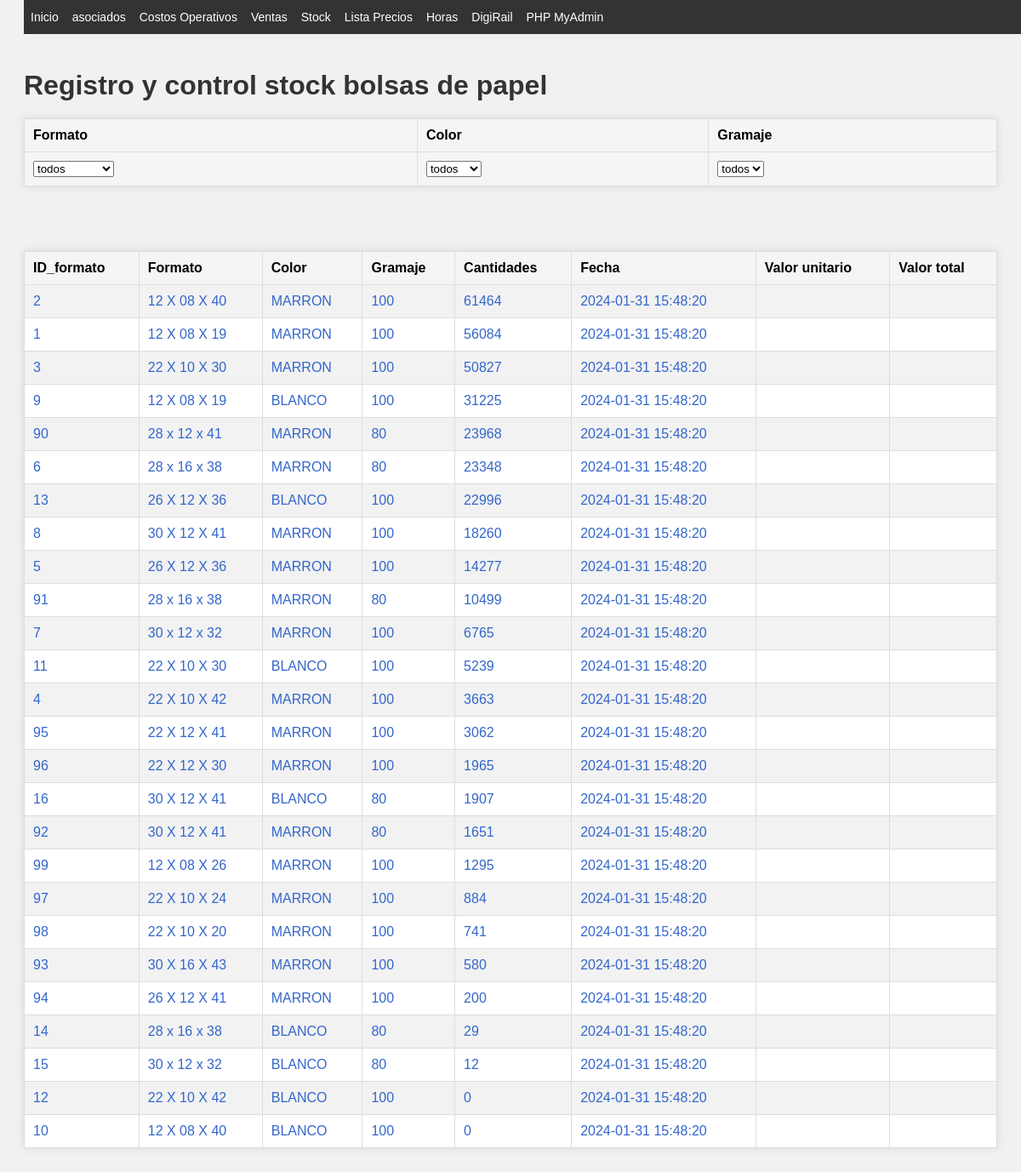
Before: /stock.php with the older database file.
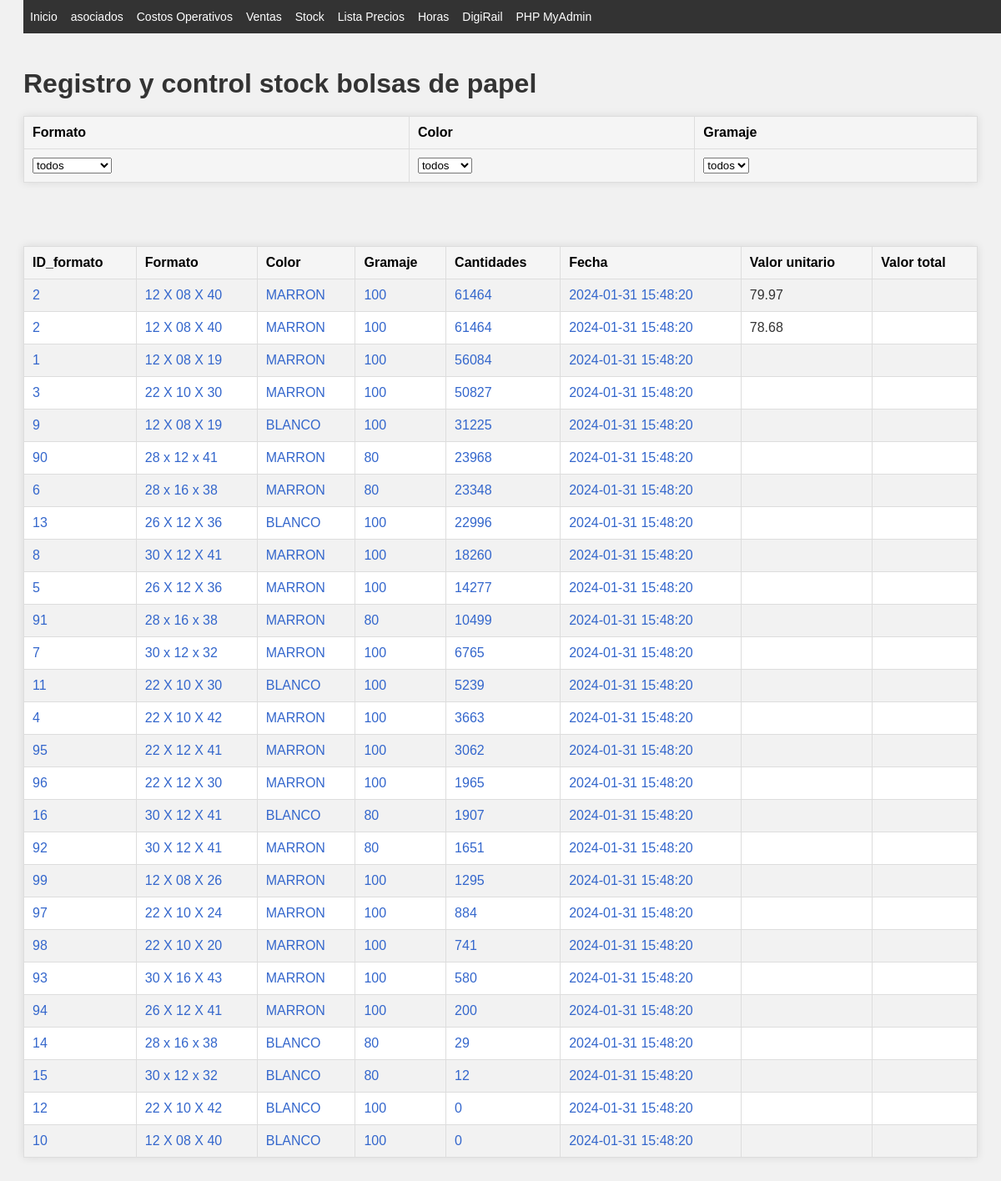
After: the same page with the newer database file.
### tables this page shows
CREATE TABLE `tabla_1` (
  `ID_formato` int(11) NOT NULL,
  `formato` varchar(14) NOT NULL,
  `color` varchar(11) NOT NULL,
  `gramaje` int(11) NOT NULL,
  `cantidades` int(11) NOT NULL,
  `manijas` bit(1) NOT NULL,
  `fechatiempo` TIMESTAMP DEFAULT CURRENT_TIMESTAMP ON UPDATE CURRENT_TIMESTAMP
);

CREATE TABLE `listado_precios` (
  `ID_listado` int(11) NOT NULL AUTO_INCREMENT,
  `ID_formato` int(11),
  `cantidad` int(11),
  `precio_u_sIVA` decimal(8,2),
  PRIMARY KEY (`ID_listado`),
  FOREIGN KEY (`ID_formato`) REFERENCES `tabla_1` (`ID_formato`)
);

### stock.php (the view, shortened to what this page needs)
<?php
require "includes/header.php";
require_once 'Stock/conn.php';
$formatoFilter  = isset($_GET['Formato'])   ? $_GET['Formato']  : 'todos';
$colorFilter    = isset($_GET['color'])     ? $_GET['color']    : 'todos';
$gramajeFilter  = isset($_GET['gramaje'])   ? $_GET['gramaje']  : 'todos';
$query = "SELECT t1.*, t2.precio_u_sIVA FROM tabla_1 t1
          LEFT JOIN listado_precios t2 ON t1.ID_formato = t2.ID_formato";
$query .= " ORDER BY t1.cantidades DESC";
$stmt = $conn->prepare($query);
$stmt->execute();
$result = $stmt->get_result();
function crearEnlace($id_formato, $texto) {
    return '<a href="Stock/busqueda.php?ID_formato=' . $id_formato . '">' . htmlspecialchars($texto) . '</a>';
}
?>
<!DOCTYPE html>
<html>
<head>
    <link rel="stylesheet" href="CSS/style.css">
</head>
<body>
<h1>Registro y control stock bolsas de papel</h1>
<form action="stock.php" method="GET" id="filtroForm">
    <table>
        <tr>
            <th>Formato</th>
            <th>Color</th>
            <th>Gramaje</th>
        </tr>
        <tr>
            <th>
            <select name="Formato" onchange="submitForm()">
                <option value="todos" <?php if ($formatoFilter === 'todos') echo 'selected'; ?>>todos</option>
            </select>
            </th>
            <th>
                <select name="color" onchange="submitForm()">
                    <option value="todos" <?php if ($colorFilter === 'todos') echo 'selected'; ?>>todos</option>
                </select>
            </th>
            <th>
                <select name="gramaje" onchange="submitForm()">
                    <option value="todos"   <?php if ($gramajeFilter === 'todos')   echo 'selected'; ?>>todos   </option>
                </select>
            </th>
        </tr>
    </table>
    <br>
</form>
<br>
<table>
    <tr>
        <th>ID_formato</th>
        <th>Formato</th>
        <th>Color</th>
        <th>Gramaje</th>
        <th>Cantidades</th>
        <th>Fecha</th>
        <th>Valor unitario</th>
        <th>Valor total</th>
    </tr>
    <?php while ($row = mysqli_fetch_assoc($result)) { ?>
    <tr>
        <td><?php echo crearEnlace($row['ID_formato'], $row['ID_formato']); ?>  </td>
        <td><?php echo crearEnlace($row['ID_formato'], $row['formato']);    ?>  </td>
        <td><?php echo crearEnlace($row['ID_formato'], $row['color']);      ?>  </td>
        <td><?php echo crearEnlace($row['ID_formato'], $row['gramaje']);    ?>  </td>
        <td><?php echo crearEnlace($row['ID_formato'], $row['cantidades']); ?>  </td>
        <td><?php echo crearEnlace($row['ID_formato'], $row['fechatiempo']); ?> </td>
        <td><?php echo $row['precio_u_sIVA']; ?></td>
        <td>                                                                    </td>
    </tr>
    <?php } ?>
</table>
</body>
</html>

### includes/header.php
<?php
echo '<!DOCTYPE html><html><head> <meta charset="UTF-8"> <link rel="stylesheet" type="text/css" href="CSS/index.css"> <link rel="stylesheet" type="text/css" href="CSS/header.css"> <meta name="viewport" content="width=device-width, initial-scale=1.0"> <link rel="shortcut icon" href="/favicon.ico" type="image/x-icon"> <link rel="icon" href="/imagenes/favicon.ico" type="image/x-icon"> </head><body>';
echo "<header> <br><br><br> <div class='topnav'> <ul>";
$paginaActual = basename($_SERVER['PHP_SELF']);
$claseActiva = "class='active'";
echo "<li><a href='/Bolsas/index.php' ".($paginaActual == 'Bolsas/index.php' ? $claseActiva : "").">Inicio</a></li>";
echo "<li><a href='/Bolsas/asociados.php' ".($paginaActual == 'Bolsas/asociados.php' ? $claseActiva : "").">asociados</a></li>";
echo "<li><a href='/Bolsas/costos_operativos.php' ".($paginaActual == 'Bolsas/costos_operativos.php' ? $claseActiva : "").">Costos Operativos</a></li>";
echo "<li><a href='/Bolsas/ventas.php' ".($paginaActual == 'Bolsas/ventas.php' ? $claseActiva : "").">Ventas</a></li>";
echo "<li><a href='/Bolsas/stock.php' ".($paginaActual == 'Bolsas/stock.php' ? $claseActiva : "").">Stock</a></li>";
echo "<li><a href='/Bolsas/lista_precios.php' ".($paginaActual == 'Bolsas/lista_precios.php' ? $claseActiva : "").">Lista Precios</a></li>";
echo "<li><a href='/horas/index.php' ".($paginaActual == '/horas/index.php' ? $claseActiva : "").">Horas</a></li>";
echo "<li><a href='/DigiRail/index.php' ".($paginaActual == '/DigiRail/index.php' ? $claseActiva : "").">DigiRail</a></li>";
echo "<li><a href='/phpMyAdmin/' target='_blank'>PHP MyAdmin</a></li>";
echo "</ul></div></header>";

### CSS/index.css (style rules this page uses)
body { font-family: verdana; resize: none; }
.topnav ul { list-style-type: none; margin: 0; padding: 0; overflow: hidden; background-color: #333; position: fixed; top: 0; width: 100%; }
.topnav li { float: left; }
.topnav li a { display: block; color: white; text-align: center; padding: 14px 16px; text-decoration: none; }
h1, #cabecera p { margin: 0; padding: 0; }

### CSS/header.css (style rules this page uses)
.topnav ul { list-style-type: none; margin: 0; padding: 0; overflow: hidden; background-color: #333; position: fixed; top: 0; width: 100%; }
.topnav li { float: left; font-size: 16px; }
.topnav li a { display: block; color: white; text-align: center; padding: 12px 8px; text-decoration: none; }
@media screen and (max-width: 1275px) { .topnav li { font-size: 15px; } }

### CSS/style.css (style rules this page uses)
body { font-family: Arial, sans-serif; background-color: #f4f4f4; color: #333; }
table { border-collapse: collapse; width: 80%; margin: 20px auto; background-color: #ffffff; box-shadow: 0 0 10px rgba(0,0,0,0.1); }
th, td { border: 1px solid #ddd; padding: 8px; text-align: left; }
th { background-color: #e9e9e9; color: #000; }
tr:nth-child(even) { background-color: #f2f2f2; }
body { font-family: Arial, sans-serif; background-color: #f1f1f1; padding: 20px; }
h1 { color: #333; }
table { width: 100%; border-collapse: collapse; margin-top: 20px; }
table th, table td { padding: 10px; text-align: left; border: 1px solid #ddd; }
table th { background-color: #f5f5f5; }
table td a { color: #3366cc; text-decoration: none; }
.topnav ul { list-style-type: none; margin: 0; padding: 0; overflow: hidden; background-color: #333; position: fixed; top: 0; width: 100%; }
.topnav li { float: left; font-size: 16px; }
.topnav li a { display: block; color: white; text-align: center; padding: 12px 8px; text-decoration: none; }
@media screen and (max-width: 1275px) { .topnav li { font-size: 15px; } }
@media screen and (max-width: 1200px) { .topnav li { font-size: 14px; } }

Changed rows visible on the page:
no longer on this page (row unchanged): tabla_1: ID_formato "2 12 X 08 X 40 MARRON 100 61464 2024-01-31 15:48:20"
added listado_precios: ID_formato.ID_formato "2 12 X 08 X 40 MARRON 100 61464 2024-01-31 15:48:20", precio_u_sIVA "79.97"
added listado_precios: ID_formato.ID_formato "2 12 X 08 X 40 MARRON 100 61464 2024-01-31 15:48:20", precio_u_sIVA "78.68"
